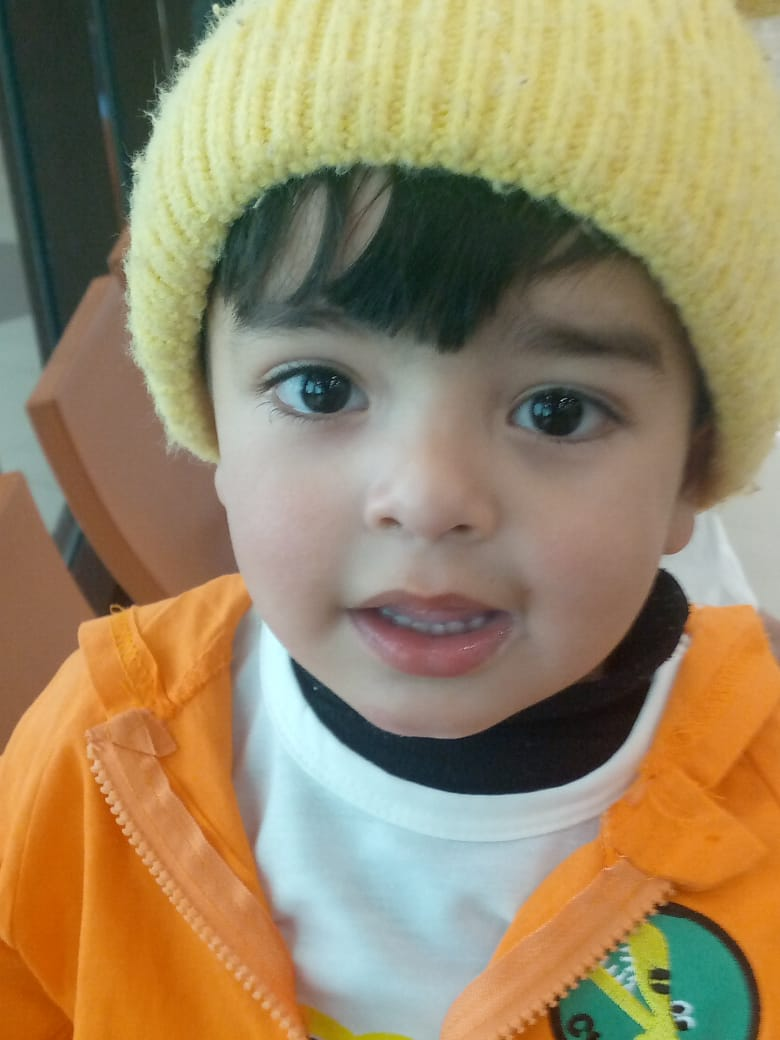
#> input picture WhatsApp Image 2025-02-28 at 10.38.45 AM.jpeg, 780 x 1040 px
$ python -i face_engine.py   (imports and definitions only)
#> lines starting #> are read from the running program, lines starting #| are printed output that depends on the picture; after the words box and inside, x2 and y2 are one past the last pixel; in counts of white or black regions, pixels touching at a corner belong together
#> further down, picture is the input picture: shape (1040, 780, 3); mean B, G, R 100.6, 134.3, 152.1

import cv2
import os


class FaceDetector:
    def __init__(self):
        cascade_path = (
            cv2.data.haarcascades
            + "haarcascade_frontalface_alt2.xml"
        )

        if not os.path.exists(cascade_path):
            raise FileNotFoundError(
                f"Face detection model not found: {cascade_path}"
            )

        self.face_cascade = cv2.CascadeClassifier(cascade_path)

        if self.face_cascade.empty():
            raise RuntimeError(
                "Could not load the Haar Cascade model."
            )

    def detect_faces(self, image):
        if image is None:
            raise ValueError("The input image is empty or invalid.")

        if len(image.shape) != 3 or image.shape[2] != 3:
            raise ValueError("Expected a 3-channel BGR image.")

        gray = cv2.cvtColor(image, cv2.COLOR_BGR2GRAY)
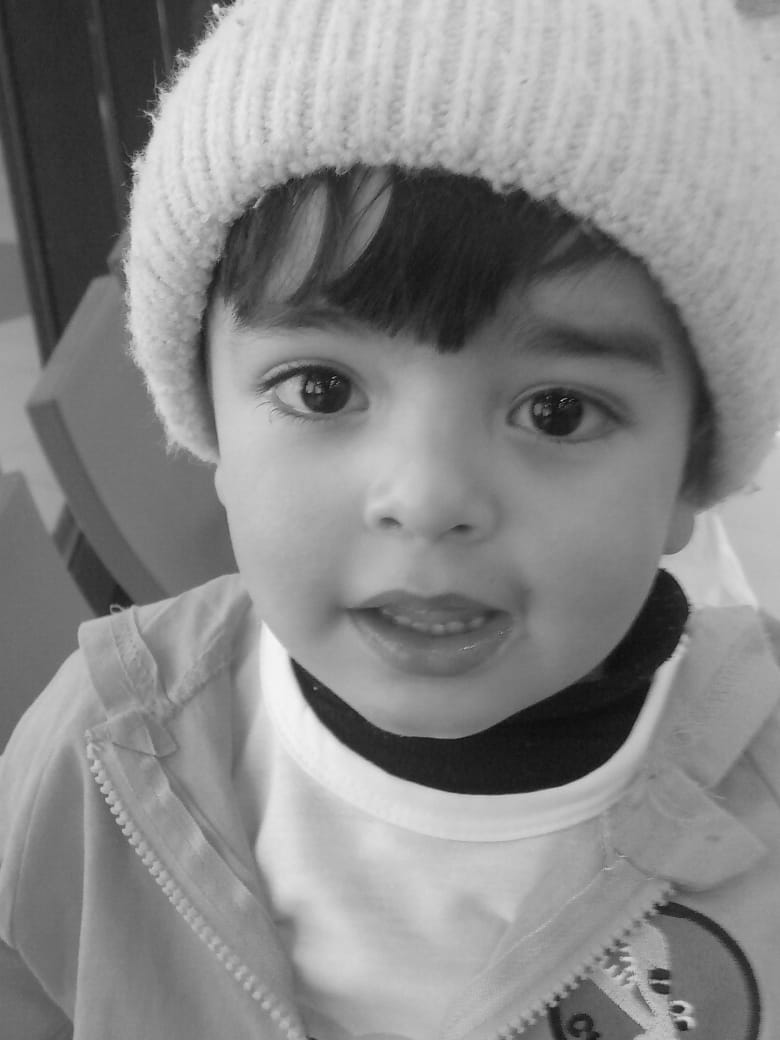
#> gray: shape (1040, 780); min 2, max 244, mean 135.8
        gray = cv2.equalizeHist(gray)
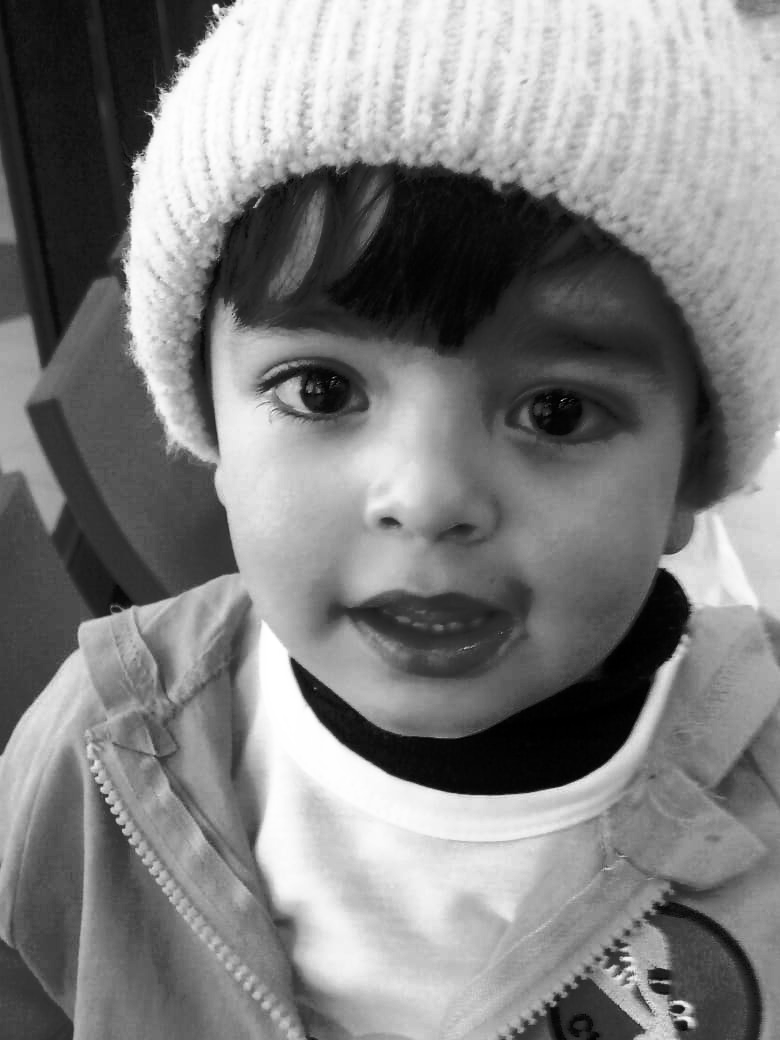
#> gray: shape (1040, 780); min 0, max 255, mean 128.2

        faces = self.face_cascade.detectMultiScale(
            gray,
            scaleFactor=1.1,
            minNeighbors=8,
            minSize=(60, 60),
            flags=cv2.CASCADE_SCALE_IMAGE
        )
#> faces = [[162, 202, 534, 534]]

        annotated_image = image.copy()

        for (x, y, width, height) in faces:
            cv2.rectangle(
                annotated_image,
                (x, y),
                (x + width, y + height),
                (0, 200, 100),
                2
            )
#> this loop made 1 pass
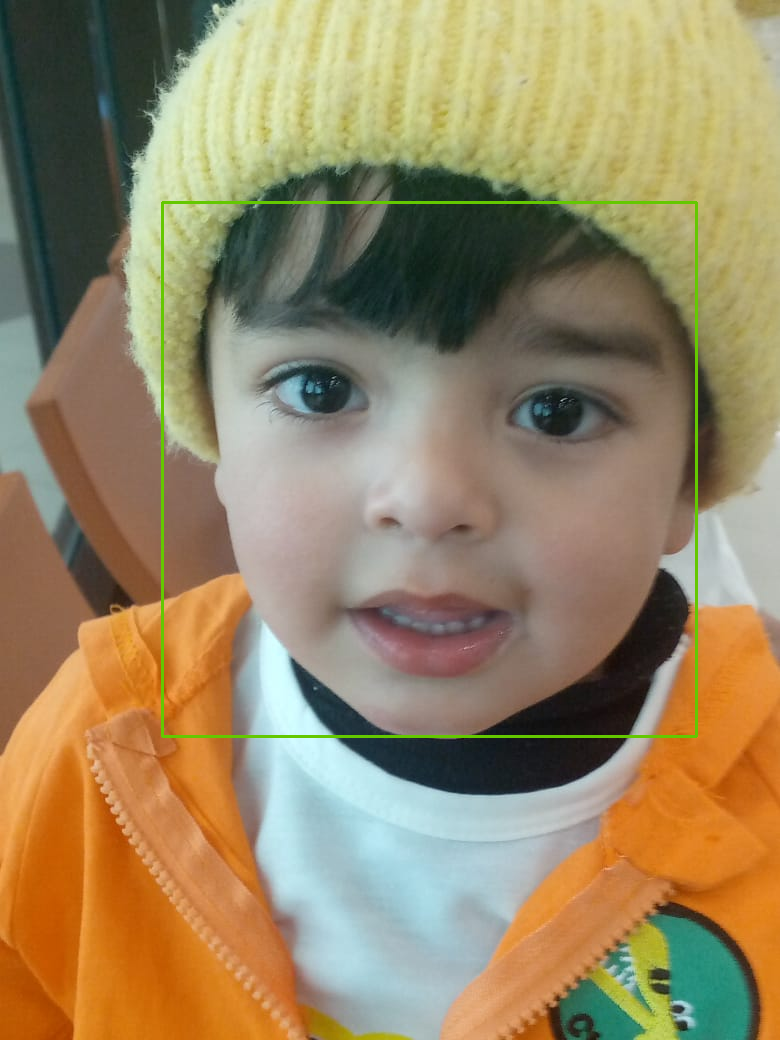
#> annotated_image: shape (1040, 780, 3); 0.79% of pixels changed, all inside (x1, y1, x2, y2) = (161, 201, 698, 738)

        return annotated_image, faces

    def get_face_count(self, faces):
        return len(faces)

>>> import cv2
>>> picture = cv2.imread('WhatsApp Image 2025-02-28 at 10.38.45 AM.jpeg')
>>> result = FaceDetector().detect_faces(picture)
